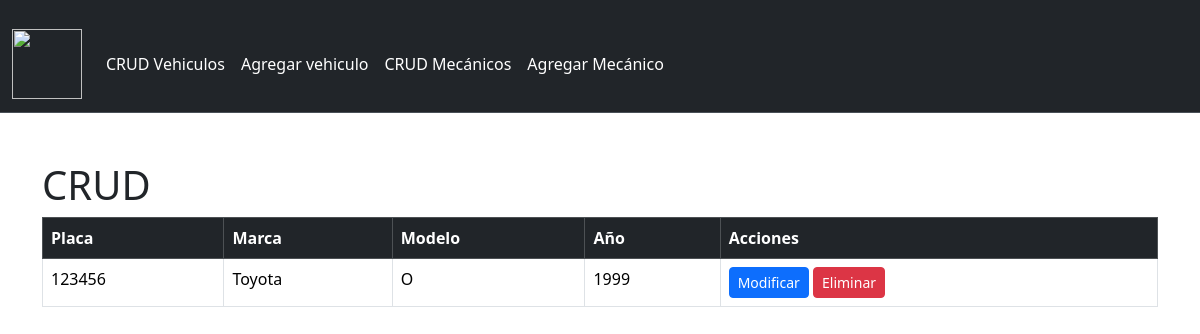
The app's page /crud, older data.
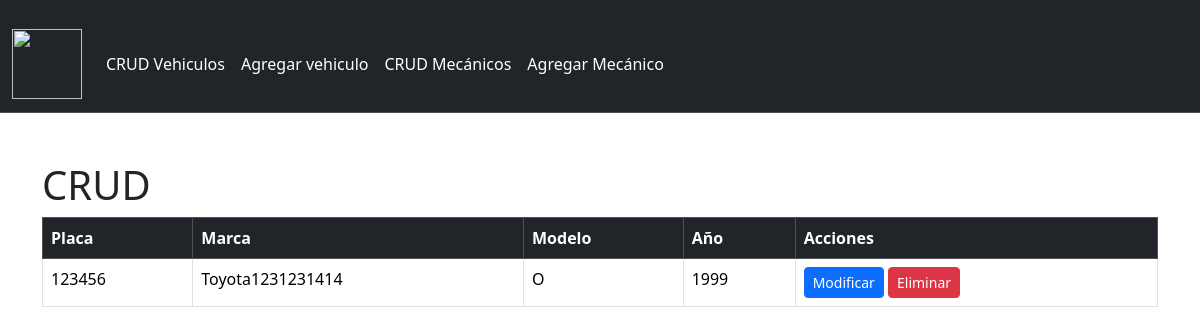
The same page, newer data.
### taller_makween/models.py (models this page shows, shortened)
class Vehiculo(models.Model):
    placa = models.CharField(max_length=10, primary_key=True)
    marca = models.CharField(max_length=50)
    modelo = models.CharField(max_length=50)
    año = models.IntegerField()

### taller_makween/views.py (the view)
# urls.py: path('crud', views.crud, name='crud'),
def crud(request):
    vehiculos = Vehiculo.objects.all()
    context = {'vehiculos': vehiculos}
    return render(request, 'taller_makween/vehiculos_list.html', context)

### taller_makween/templates/taller_makween/vehiculos_list.html (shortened to what this page needs)
{% load static %}
<!DOCTYPE html>
<html lang="es">
<head>
    {% load bootstrap5 %}
    {% bootstrap_css %}
    <link rel="stylesheet" href="{% static 'CSS/style.css' %}">
</head>
<body>
    <nav class="navbar navbar-expand-lg bg-dark border-bottom border-body" data-bs-theme="dark">
        <div class="container-fluid">
            <a class="navbar-brand" href="index">
                <img src="{% static 'IMG/archivoImg/logo.jpg' %}" alt="" width="70" height="70">
            </a>
            <div class="collapse navbar-collapse" id="navbarNav">
                <ul class="navbar-nav me-auto mb-2 mb-lg-0">
                    <li class="nav-item">
                        <a class="nav-link active" aria-current="page" href="{% url 'crud' %}">CRUD Vehiculos</a>
                    </li>
                    <li class="nav-item">
                        <a class="nav-link active" aria-current="page" href="{% url 'vehiculosAdd' %}">Agregar vehiculo</a>
                    </li>
                    <li class="nav-item">
                        <a class="nav-link active" aria-current="page" href="{% url 'crud_Mecanicos' %}">CRUD Mecánicos</a>
                    </li>
                    <li class="nav-item">
                        <a class="nav-link active" aria-current="page" href="{% url 'mecanico_add' %}">Agregar Mecánico</a>
                    </li>
                </ul>
            </div>
        </div>
    </nav>
    <div class="container mt-5">
        {% block content %}
        {% if vehiculos %}
        <h1>CRUD</h1>
            <div class="table-responsive">
                <table class="table table-bordered table-hover">
                    <thead class="table-dark">
                        <tr>
                            <th>Placa</th>
                            <th>Marca</th>
                            <th>Modelo</th>
                            <th>Año</th>
                            <th>Acciones</th>
                        </tr>
                    </thead>
                    <tbody>
                        {% for vehiculo in vehiculos %}
                            <tr>
                                <td>{{ vehiculo.placa }}</td>
                                <td>{{ vehiculo.marca }}</td>
                                <td>{{ vehiculo.modelo }}</td>
                                <td>{{ vehiculo.año }}</td>
                                <td>
                                    <a href="{% url 'vehiculos_findEdit' vehiculo.placa %}" class="btn btn-primary btn-sm">Modificar</a>
                                    <a href="{% url 'vehiculos_del' vehiculo.placa %}" class="btn btn-danger btn-sm">Eliminar</a>
                                </td>
                            </tr>
                        {% endfor %}
                    </tbody>
                </table>
            </div>
        {% else %}
            <div class="alert alert-warning" role="alert">
                No hay vehículos disponibles.
            </div>
        {% endif %}
        {% endblock %}
    </div>
</body>
</html>

### taller_makween/static/CSS/style.css (style rules this page uses)
body, html { margin: 0; padding: 0; height: 100%; }
.container-fluid { padding-top: 1rem; }

Row changes from the older to the newer data that the page shows:
changed Vehiculo id 123456: marca "Toyota" → "Toyota1231231414"
